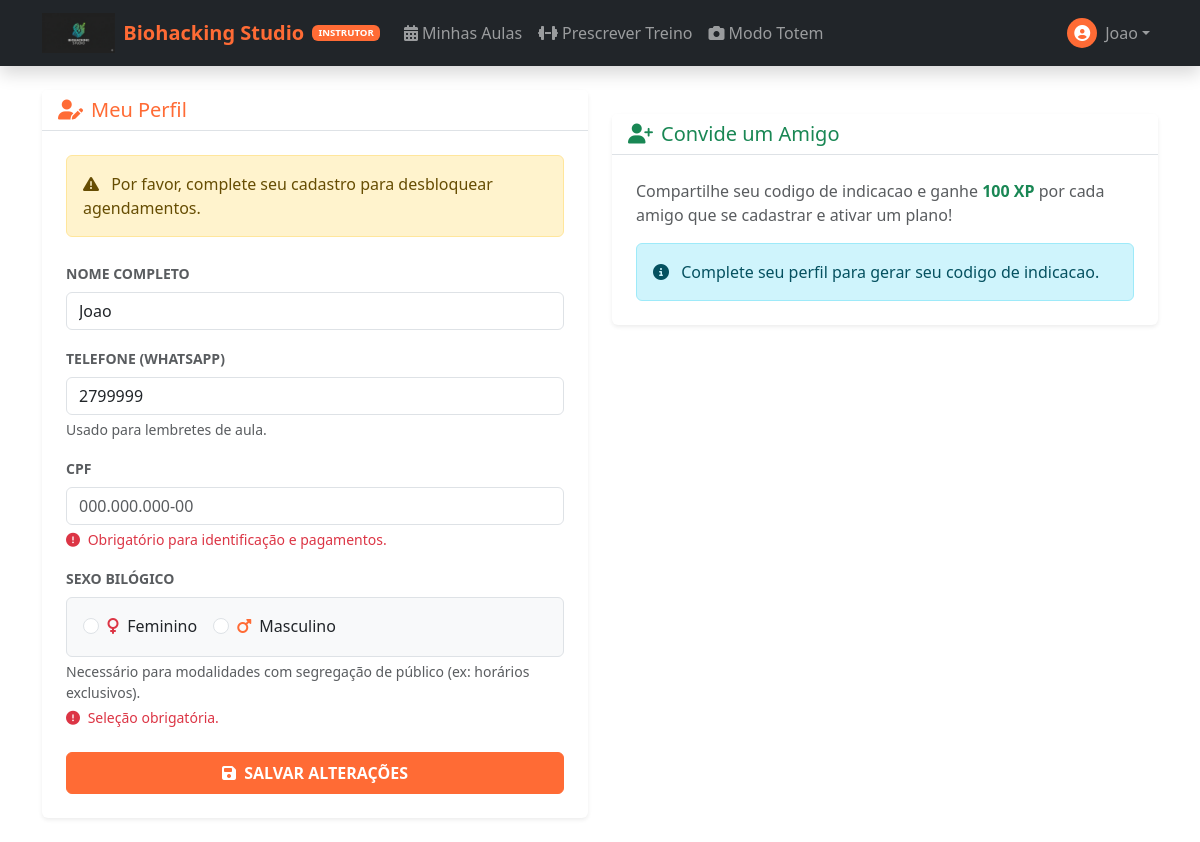
Page /student/profile (signed in) on the earlier database version.
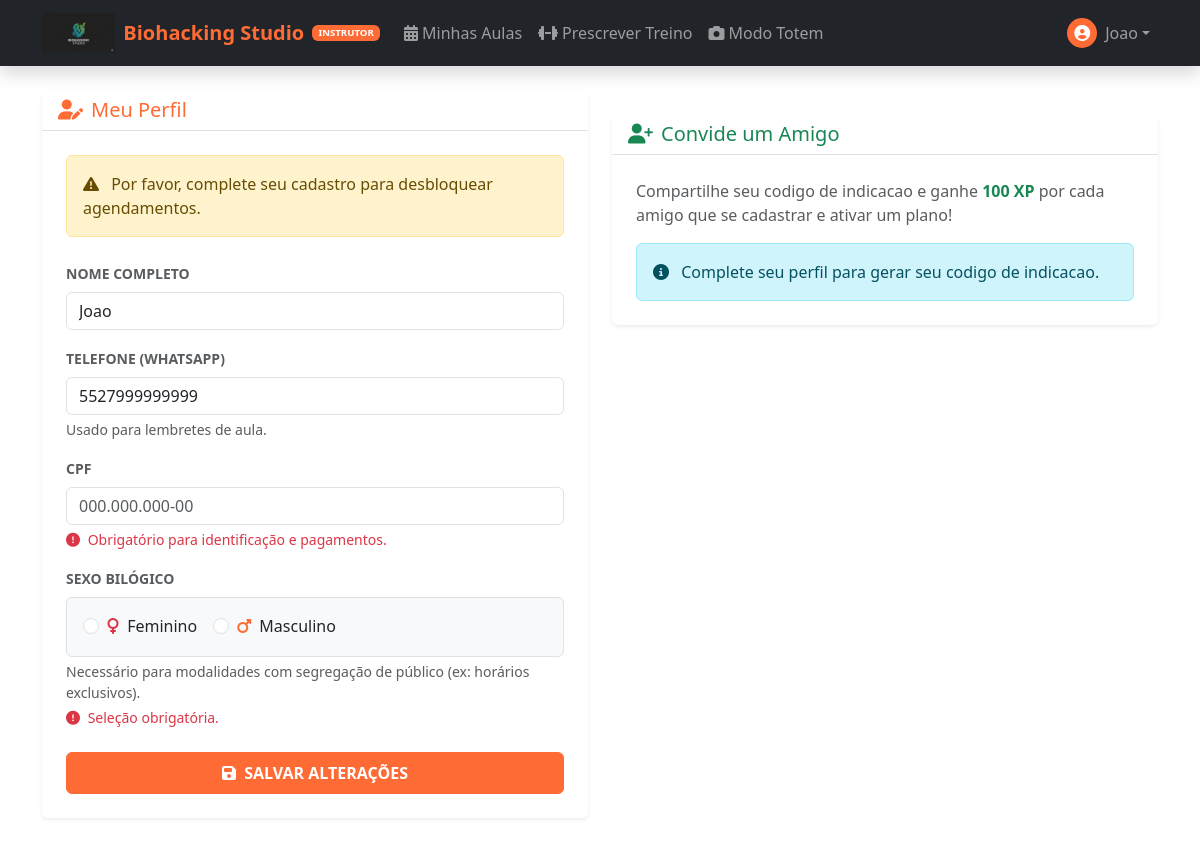
Same page on the later database version.
### app/models/user.py (models this page shows, shortened)
class User(UserMixin, db.Model):
    __tablename__ = 'users'
    id = db.Column(db.Integer, primary_key=True)
    name = db.Column(db.String(100), nullable=False)
    email = db.Column(db.String(120), unique=True, nullable=False)
    phone = db.Column(db.String(20), nullable=False)
    password_hash = db.Column(db.String(256), nullable=False)
    cpf = db.Column(db.String(14), nullable=True)  # Formato: 123.456.789-00
    gender = db.Column(db.Enum(Gender), nullable=True)
    role = db.Column(db.String(20), default='student')
    xp = db.Column(db.Integer, default=0)  # XP total historico (para ranking)
    level = db.Column(db.Integer, default=1)
    xp_available = db.Column(db.Integer, default=0)  # XP disponivel para conversao (janela 3 meses)
    credits_balance = db.Column(db.Integer, default=0)  # Total de creditos ativos (wallets)
    face_encoding = db.Column(db.LargeBinary, nullable=True)
    face_encoding_version = db.Column(db.String(10), default='v1')
    face_registered_at = db.Column(db.DateTime, nullable=True)
    face_last_recognized = db.Column(db.DateTime, nullable=True)
    face_confidence_threshold = db.Column(db.Float, default=0.6)
    photo_url = db.Column(db.String(255))
    referral_code = db.Column(db.String(12), unique=True, nullable=True)
    professional_type = db.Column(db.Enum(ProfessionalType), nullable=True)
    base_commission_rate = db.Column(db.Numeric(5, 2), nullable=True)
    is_active = db.Column(db.Boolean, default=True)
    created_at = db.Column(db.DateTime, default=datetime.utcnow)
    updated_at = db.Column(db.DateTime, default=datetime.utcnow, onupdate=datetime.utcnow)
    last_login = db.Column(db.DateTime)
    def generate_referral_code(self):
        if not self.referral_code:
            self.referral_code = uuid.uuid4().hex[:8].upper()
    @property
    def is_admin(self):
        return self.role == 'admin'
    @property
    def is_student(self):
        return self.role == 'student'
    @property
    def is_instructor(self):
        return self.role == 'instructor'

### app/routes/student.py (the view, shortened to what this page needs)
@student_bp.route('/profile', methods=['GET', 'POST'])
@login_required
def profile():
    if not current_user.referral_code:
        current_user.generate_referral_code()
        db.session.commit()
    return render_template('student/profile.html')

### app/models/notification.py (called while the page is built)
    @classmethod
    def get_unread_count(cls, user_id):
        return cls.query.filter_by(user_id=user_id, is_read=False).count()

### app/templates/student/profile.html (shortened to what this page needs)
{% extends "base.html" %}
{% block content %}
<div class="container py-4">
    <div class="row justify-content-center">
        <div class="col-md-8 col-lg-6">
            <div class="card shadow-sm border-0">
                <div class="card-header bg-white border-bottom">
                    <h5 class="mb-0 text-primary"><i class="fas fa-user-edit me-2"></i>Meu Perfil</h5>
                </div>
                <div class="card-body p-4">
                    {% if not current_user.cpf or not current_user.gender %}
                    <div class="alert alert-warning mb-4">
                        <i class="fas fa-exclamation-triangle me-2"></i>
                        Por favor, complete seu cadastro para desbloquear agendamentos.
                    </div>
                    {% endif %}
                    <form method="POST">
                        <div class="mb-3">
                            <label class="form-label fw-bold small text-uppercase text-muted">Nome Completo</label>
                            <input type="text" name="name" class="form-control" value="{{ current_user.name }}"
                                required>
                        </div>
                        <div class="mb-3">
                            <label class="form-label fw-bold small text-uppercase text-muted">Telefone
                                (WhatsApp)</label>
                            <input type="tel" name="phone" id="phone" class="form-control"
                                value="{{ current_user.phone }}" required>
                            <div class="form-text">Usado para lembretes de aula.</div>
                        </div>
                        <div class="mb-3">
                            <label class="form-label fw-bold small text-uppercase text-muted">CPF</label>
                            <input type="text" name="cpf" id="cpf" class="form-control"
                                value="{{ current_user.cpf or '' }}" required maxlength="14"
                                placeholder="000.000.000-00">
                            {% if not current_user.cpf %}
                            <div class="text-danger small mt-1">
                                <i class="fas fa-exclamation-circle me-1"></i> Obrigatório para identificação e
                                pagamentos.
                            </div>
                            {% endif %}
                        </div>
                        <div class="mb-3">
                            <label class="form-label fw-bold small text-uppercase text-muted">Sexo Bilógico</label>
                            <div class="d-flex gap-3 p-3 border rounded bg-light">
                                <div class="form-check">
                                    <input type="radio" name="gender" value="female" class="form-check-input"
                                        id="genderFemale"  required>
                                    <label class="form-check-label" for="genderFemale">
                                        <i class="fas fa-venus text-danger me-1"></i> Feminino
                                    </label>
                                </div>
                                <div class="form-check">
                                    <input type="radio" name="gender" value="male" class="form-check-input"
                                        id="genderMale"  required>
                                    <label class="form-check-label" for="genderMale">
                                        <i class="fas fa-mars text-primary me-1"></i> Masculino
                                    </label>
                                </div>
                            </div>
                            <div class="form-text small">Necessário para modalidades com segregação de público (ex:
                                horários exclusivos).</div>
                            {% if not current_user.gender %}
                            <div class="text-danger small mt-1">
                                <i class="fas fa-exclamation-circle me-1"></i> Seleção obrigatória.
                            </div>
                            {% endif %}
                        </div>
                        <div class="d-grid mt-4">
                            <button type="submit" class="btn btn-primary py-2 fw-bold">
                                <i class="fas fa-save me-1"></i> SALVAR ALTERAÇÕES
                            </button>
                        </div>
                    </form>
                </div>
            </div>
        </div>
        <div class="col-md-8 col-lg-6 mt-4">
            <div class="card shadow-sm border-0">
                <div class="card-header bg-white border-bottom">
                    <h5 class="mb-0 text-success"><i class="fas fa-user-plus me-2"></i>Convide um Amigo</h5>
                </div>
                <div class="card-body p-4">
                    <p class="text-muted mb-3">
                        Compartilhe seu codigo de indicacao e ganhe <strong class="text-success">100 XP</strong> por cada amigo que se cadastrar e ativar um plano!
                    </p>
                    {% if current_user.referral_code %}
                    <div class="mb-3">
                        <label class="form-label fw-bold small text-uppercase text-muted">Seu codigo de indicacao</label>
                        <div class="input-group">
                            <span class="input-group-text bg-light"><i class="fas fa-ticket-alt"></i></span>
                            <input type="text" class="form-control fw-bold text-center" id="referralCode"
                                value="{{ current_user.referral_code }}" readonly
                                style="font-size: 1.1rem; letter-spacing: 2px;">
                            <button class="btn btn-outline-primary" type="button" id="copyCodeBtn"
                                onclick="copyReferralCode()">
                                <i class="fas fa-copy me-1"></i>Copiar
                            </button>
                        </div>
                    </div>
                    <div class="mb-3">
                        <label class="form-label fw-bold small text-uppercase text-muted">Link de convite</label>
                        <div class="input-group">
                            <input type="text" class="form-control form-control-sm" id="referralLink"
                                value="{{ url_for('auth.register', ref=current_user.referral_code, _external=True) }}" readonly>
                            <button class="btn btn-success btn-sm" type="button" onclick="copyReferralLink()">
                                <i class="fas fa-link me-1"></i>Copiar link
                            </button>
                        </div>
                    </div>
                    <div class="alert alert-success mb-0 py-2">
                        <small>
                            <i class="fas fa-gift me-1"></i>
                            Voce ganha <strong>100 XP</strong> por cada indicacao convertida (amigo ativa um plano).
                        </small>
                    </div>
                    {% else %}
                    <div class="alert alert-info mb-0">
                        <i class="fas fa-info-circle me-2"></i>
                        Complete seu perfil para gerar seu codigo de indicacao.
                    </div>
                    {% endif %}
                </div>
            </div>
        </div>
    </div>
</div>
{% endblock %}

### app/templates/base.html (shortened to what this page needs)
<!DOCTYPE html>
<html lang="pt-BR">
<head>
    <link href="https://cdn.jsdelivr.net/npm/bootstrap@5.3.2/dist/css/bootstrap.min.css" rel="stylesheet">
    <link rel="stylesheet" href="https://cdnjs.cloudflare.com/ajax/libs/font-awesome/6.5.1/css/all.min.css">
</head>
<body>
    {% block body %}
    {% include 'includes/navbar.html' %}
    {% block content %}{% endblock %}
    {% endblock %}
</body>
</html>

### app/templates/includes/navbar.html (shortened to what this page needs)
<nav class="navbar navbar-expand-lg navbar-dark bg-dark sticky-top shadow">
    <div class="container">
        <a class="navbar-brand d-flex align-items-center" href="{{ url_for('marketing.index') }}">
            <img src="{{ url_for('static', filename='img/logo.png') }}" alt="Biohacking Studio" height="40"
                 class="d-inline-block align-text-top me-2" onerror="this.style.display='none';">
            <span class="fw-bold text-primary">Biohacking Studio</span>
            {% if current_user.is_authenticated %}
            {% if current_user.is_admin %}
            <span class="badge bg-danger ms-2" style="font-size: 0.6rem;">ADMIN</span>
            {% elif current_user.is_instructor %}
            <span class="badge bg-primary ms-2" style="font-size: 0.6rem;">INSTRUTOR</span>
            {% endif %}
            {% endif %}
        </a>
        <div class="collapse navbar-collapse" id="mainNavbar">
            <ul class="navbar-nav me-auto">
                {% if current_user.is_authenticated %}
                {% if current_user.is_admin %}
                <li class="nav-item">
                    <a class="nav-link {% if request.endpoint and 'admin.dashboard' in request.endpoint %}active{% endif %}"
                        href="{{ url_for('admin.dashboard') }}">Painel Admin</a>
                </li>
                {% elif current_user.is_instructor %}
                <li class="nav-item">
                    <a class="nav-link {% if request.endpoint and 'instructor.dashboard' in request.endpoint %}active{% endif %}"
                        href="{{ url_for('instructor.dashboard') }}"><i class="fas fa-calendar-alt me-1"></i>Minhas
                        Aulas</a>
                </li>
                <li class="nav-item">
                    <a class="nav-link {% if request.endpoint and 'training' in request.endpoint %}active{% endif %}"
                        href="{{ url_for('instructor.training_list') }}"><i class="fas fa-dumbbell me-1"></i>Prescrever
                        Treino</a>
                </li>
                <li class="nav-item">
                    <a class="nav-link {% if request.endpoint and 'totem' in request.endpoint %}active{% endif %}"
                        href="{{ url_for('instructor.totem_view') }}"><i class="fas fa-camera me-1"></i>Modo Totem</a>
                </li>
                {% endif %}
                {% else %}
                <li class="nav-item">
                    <a class="nav-link {% if request.endpoint and 'shop' in request.endpoint %}active{% endif %}"
                        href="{{ url_for('shop.packages') }}">Planos e Preços</a>
                </li>
                {% endif %}
            </ul>
            <div class="navbar-nav align-items-center">
                {% if current_user.is_authenticated %}
                <div class="nav-item dropdown">
                    <a class="nav-link dropdown-toggle d-flex align-items-center" href="#" id="userDropdown"
                        role="button" data-bs-toggle="dropdown">
                        <div class="avatar-xs me-2 bg-primary rounded-circle d-flex align-items-center justify-content-center text-white"
                            style="width: 30px; height: 30px;">
                            <i class="fas fa-user-circle"></i>
                        </div>
                        <span>{{ current_user.name.split()[0] }}</span>
                    </a>
                </div>
                {% else %}
                <a class="nav-link me-2" href="{{ url_for('auth.login') }}">Entrar</a>
                <a class="btn btn-primary btn-sm px-3 rounded-pill" href="{{ url_for('auth.register') }}">Começar
                    Agora</a>
                {% endif %}
            </div>
        </div>
    </div>
</nav>

### app/templates/base.html (style rules this page uses)
:root { --primary-color: #FF6B35; --secondary-color: #004E89; }
body { min-height: 100vh; display: flex; flex-direction: column; }
.btn-primary { background-color: var(--primary-color); border-color: var(--primary-color); }
.text-primary { color: var(--primary-color) !important; }
.bg-primary { background-color: var(--primary-color) !important; }

Differences in the rows shown:
changed User "Joao": phone "2799999" → "5527999999999"
